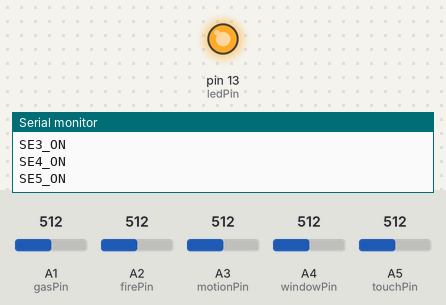
A sketch run on a simulated Arduino Uno, built with avr-gcc and run on an emulated ATmega328P. On the bench: output pins drawn as LEDs (lit = HIGH), the last lines printed to the serial monitor. Dashed ring = blinking. The test bench sets the inputs (shaded band); at power-on: A2 (firePin) = 512, A1 (gasPin) = 512, A3 (motionPin) = 512, A4 (windowPin) = 512, A5 (touchPin) = 512.

Above: at 1.5 s.
1.6 s: A2 (firePin) set to 210
3.5 s: A2 (firePin) set to 183
At 4.2 s:
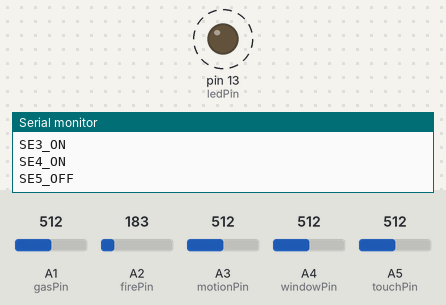
7.0 s: A2 (firePin) set to 306
At 8.4 s:
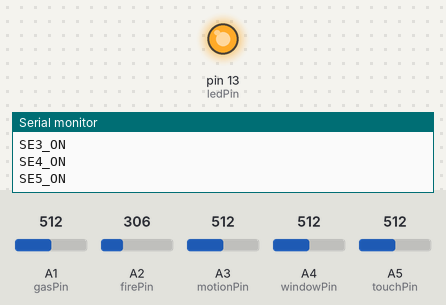
Timing chart, 0 to 10.0 s (numbered marks = the images above; inputs shaded):
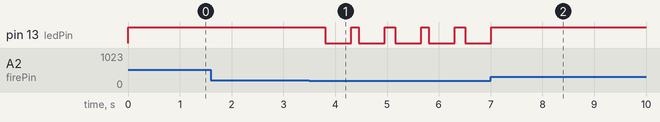

Measured:
- the behaviour switches between 201 and 200 on A2 (firePin) (found by bisection; images 0 and 1)
- after the input at 3.5 s, pin 13 (ledPin): alternates HIGH for 0.18 s and LOW for 0.50 s, starting after 0.31 s
- after the input at 7.0 s, pin 13 (ledPin): goes on until 7.0 s, then stays HIGH

The sketch:

emergency.ino
```cpp
\
#define NUM_SENSORS 5
String sensors_status[NUM_SENSORS]={"SE1_OFF", "SE2_OFF", "SE3_OFF", "SE4_OFF", "SE5_OFF"};

int motionPin = A3;    // select the input pin for the motion
int touchPin  = A5;    // select the input pin for the touch
int windowPin = A4;    // select the input pin for the window
int gasPin = A1;    // select the input pin for the gas
int firePin   = A2;    // select the input pin for the fire

int ledPin = 13;      // select the pin for the LED

int motionValue = 0;  // variable to store the value coming from the motion sensor
int touchValue  = 0;  // variable to store the value coming from the touch sensor
int windowValue  = 0;  // variable to store the value coming from the touch sensor
int gasValue  = 0;  // variable to store the value coming from the touch sensor
int fireValue  = 0;  // variable to store the value coming from the touch sensor

int touchTimeout = 0;

int sendCommand = 0; // to send command if only there is a change in sensors

void setup() {
    // declare the ledPin as an OUTPUT:
  pinMode(ledPin, OUTPUT);
  // start serial
  Serial.begin(9600);
}

void loop() {
  // put your main code here, to run repeatedly:
  // read the value from the sensor:
  motionValue = analogRead(motionPin);
  touchValue = analogRead(touchPin);
  windowValue = analogRead(windowPin);
  gasValue = analogRead(gasPin);
  fireValue = analogRead(firePin);


/*********************** Start of Motion Sensor ***********************/
  if(motionValue > 200)
  {
    //Serial.println("SE1_ON");
    sensors_status[0] = "SE1_ON";

    // turn the ledPin on
    digitalWrite(ledPin, HIGH);
    delay(50);
  }
  else
  {
     // turn the ledPin off:
     digitalWrite(ledPin, LOW);
     //Serial.println("SE1_OFF");
     sensors_status[0] = "SE1_OFF";
  }
 /*********************** End of Motion Sensor ***********************/

/*********************** Start of Touch Sensor ***********************/
  if (touchValue > 200)
  {
    touchTimeout++;
    if(touchTimeout >= 2)
    {
     // turn the ledPin on
     digitalWrite(ledPin, HIGH);
     Serial.println(touchValue);
     sensors_status[1] = "SE2_ON";

     touchTimeout = 0;
     delay(50);
    }
    else
    {
      // turn the ledPin off:
      digitalWrite(ledPin, LOW);
      //Serial.println("SE2_OFF");
      //sensors_status[1] = "SE2_OFF";
    }
  }
  else
  {
    touchTimeout = 0;
    sensors_status[1] = "SE2_OFF";
  }
/*********************** End of Touch Sensor ***********************/

/*********************** Start of Window Sensor ***********************/
  if(windowValue > 200)
  {
    //Serial.println("SE3_ON");
    sensors_status[2] = "SE3_ON";

    // turn the ledPin on
    digitalWrite(ledPin, HIGH);
    delay(50);
  }
  else
  {
     // turn the ledPin off:
     digitalWrite(ledPin, LOW);
     //Serial.println("SE3_OFF");
     sensors_status[2] = "SE3_OFF";
  }
 /*********************** End of Window Sensor ***********************/

/*********************** Start of Gas Sensor ***********************/
  if(gasValue > 200)
  {
    //sendCommand = 1;
    //Serial.println("SE4_ON");
    sensors_status[3] = "SE4_ON";

    // turn the ledPin on
    digitalWrite(ledPin, HIGH);
    delay(50);
  }
  else
  {
     // turn the ledPin off:
     digitalWrite(ledPin, LOW);
     //Serial.println("SE4_OFF");
     sensors_status[3] = "SE4_OFF";
  }
 /*********************** End of Gas Sensor ***********************/

/*********************** Start of Fire Sensor ***********************/
  if(fireValue > 200)
  {
    //sendCommand = 1;
    //Serial.println("SE5_ON");
    sensors_status[4] = "SE5_ON";
    // turn the ledPin on
    digitalWrite(ledPin, HIGH);
    delay(50);
  }
  else
  {
     // turn the ledPin off:
     digitalWrite(ledPin, LOW);
     //Serial.println("SE5_OFF");
     sensors_status[4] = "SE5_OFF";
  }
 /*********************** End of Gas Sensor ***********************/

  Serial.println(sensors_status[0]);
  Serial.println(sensors_status[1]);
  Serial.println(sensors_status[2]);
  Serial.println(sensors_status[3]);
  Serial.println(sensors_status[4]);
  delay(500);

}
```
